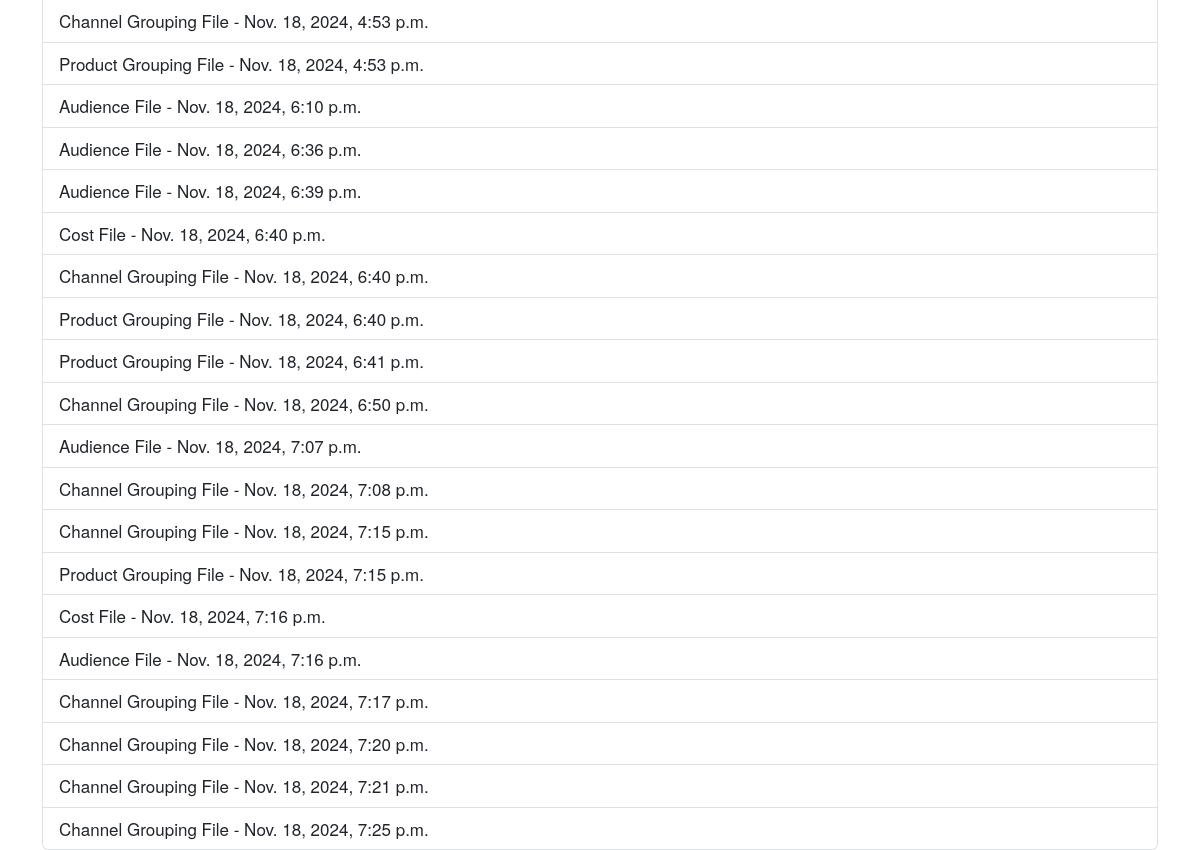
The page /file_upload/ (lower part) on the database as committed earlier.
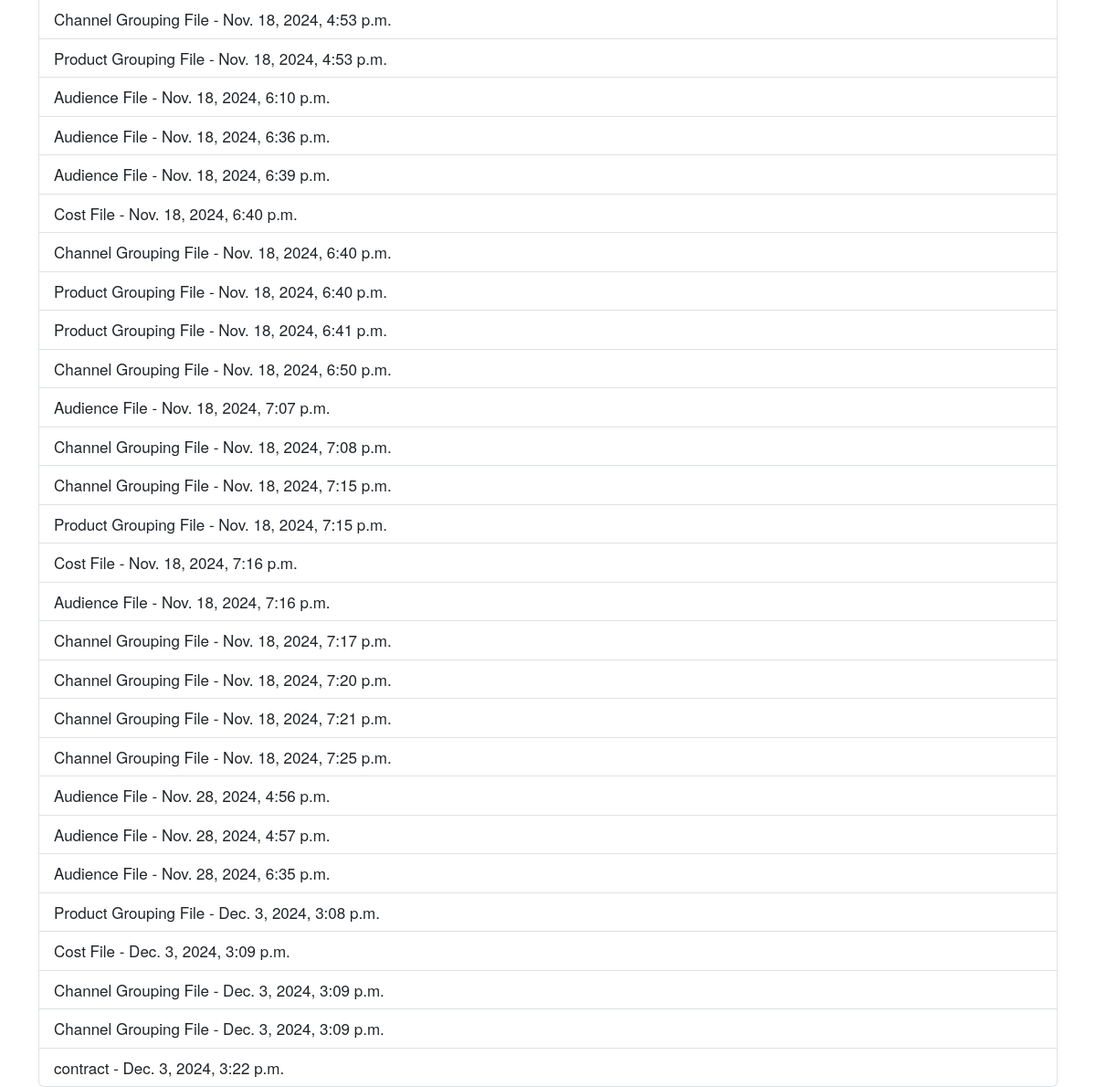
The same page on the database as committed later.
### costfile_app/models.py (models this page shows)
class ReferenceFile(models.Model):
    FILE_TYPES = [
        ('audience', 'Audience File'),
        ('cost', 'Cost File'),
        ('channel', 'Channel Grouping File'),
        ('product', 'Product Grouping File'),
    ]
    file_type = models.CharField(max_length=50, choices=FILE_TYPES)
    file = models.FileField(upload_to='reference_files/')
    uploaded_at = models.DateTimeField(auto_now_add=True)

### costfile_app/views.py (the view)
# urls.py: path('file_upload/', views.upload_file, name='file_upload'),  # Nom : 'file_upload'
def upload_file(request):
    if request.method == 'POST':
        form = ReferenceFileForm(request.POST, request.FILES)
        if form.is_valid():
            file_instance = form.save()
            config_data = load_config(CONFIG_FILE)
            config_data[file_instance.file_type] = file_instance.file.path
            save_config(CONFIG_FILE, config_data)
            try:
                data = pd.read_excel(file_instance.file.path)
                if file_instance.file_type == 'product':
                    save_products(data)
                elif file_instance.file_type == 'channel':
                    save_channels(data)
            except ValueError as e:
                messages.error(request, f"Erreur : {e}")
                return redirect('file_upload')
            except Exception as e:
                messages.error(request, f"Erreur inattendue : {e}")
                return redirect('file_upload')
            messages.success(request, f"Fichier {file_instance.file_type} chargé avec succès.")
            return redirect('file_upload')
    else:
        form = ReferenceFileForm()
    files = ReferenceFile.objects.all()
    return render(request, 'upload_file.html', {'form': form, 'files': files})

### costfile_app/templates/upload_file.html (shortened to what this page needs)
{% extends 'base.html' %}
{% block content %}
<ul class="list-group">
    {% for file in files %}
        <li class="list-group-item">
            {{ file.get_file_type_display }} - {{ file.uploaded_at }}
        </li>
    {% endfor %}
</ul>
{% endblock %}

### costfile_app/templates/base.html (shortened to what this page needs)
<!DOCTYPE html>
<html lang="fr">
<head>
    {% load static %}
    <link href="https://cdn.jsdelivr.net/npm/bootstrap@5.3.0-alpha1/dist/css/bootstrap.min.css" rel="stylesheet">
    <link rel="stylesheet" href="{% static 'css/styles.css' %}">
</head>
<body class="{% block body_class %}{% endblock %}">
    <div class="container mt-4">
        {% block content %}
        {% endblock %}
    </div>
</body>
</html>

### costfile_app/static/css/styles.css (style rules this page uses)
* { -webkit-box-sizing: border-box; -moz-box-sizing: border-box; box-sizing: border-box; }
html, html a { -webkit-font-smoothing: antialiased; -moz-osx-font-smoothing: grayscale; text-shadow: 1px 1px 1px rgba(0, 0, 0, 0.004); }
html, body { min-height: 100%; }
body { font-size: 17px; color: #444; font-family: "Helvetica Neue", Helvetica, Arial, sans-serif; background: #fff; }
ul, li { list-style: none; margin: 0; padding: 0; }

Rows that differ between the two databases and show on the page:
added ReferenceFile: file_type "Audience File", uploaded_at "Nov. 28, 2024, 4:56 p.m."
added ReferenceFile: file_type "Audience File", uploaded_at "Nov. 28, 2024, 4:57 p.m."
added ReferenceFile: file_type "Audience File", uploaded_at "Nov. 28, 2024, 6:35 p.m."
added ReferenceFile: file_type "Product Grouping File", uploaded_at "Dec. 3, 2024, 3:08 p.m."
added ReferenceFile: file_type "Cost File", uploaded_at "Dec. 3, 2024, 3:09 p.m."
added ReferenceFile: file_type "Channel Grouping File", uploaded_at "Dec. 3, 2024, 3:09 p.m."
added ReferenceFile: file_type "Channel Grouping File", uploaded_at "Dec. 3, 2024, 3:09 p.m."
added ReferenceFile: file_type "contract", uploaded_at "Dec. 3, 2024, 3:22 p.m."
